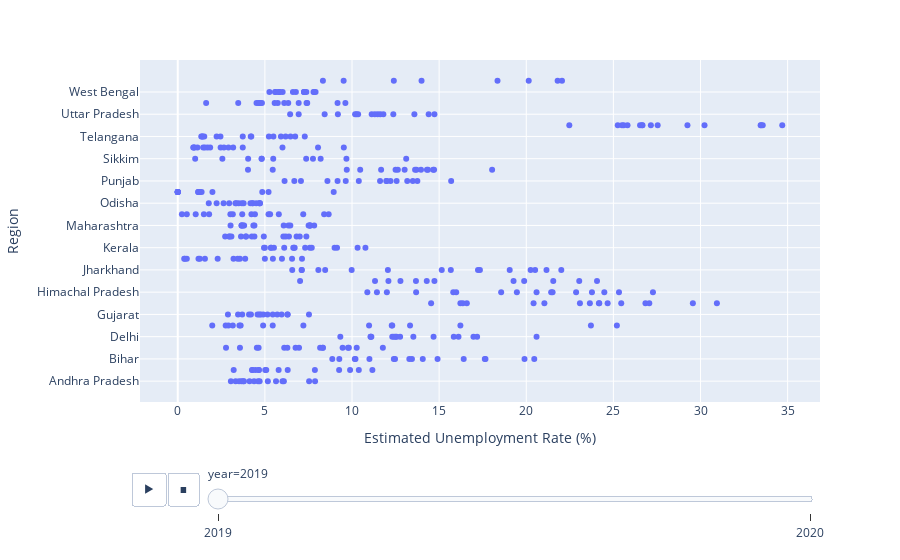

Here is the notebook cell this chart was saved with:
### Code cell
px.scatter(data_frame = df, x='Estimated Unemployment Rate (%)',
           y='Region',
           animation_frame='year')

### Figure 1 — Plotly figure (JSON) as saved in the notebook; plotly's stock layout.template omitted (floating-point values rounded to 4 significant figures; data arrays with more than 128 entries replaced by an {"elided": "..."} marker saying what was removed)
{"data": [{"hovertemplate": "year=2019<br>Estimated Unemployment Rate (%)=%{x}<br>Region=%{y}<extra></extra>", "legendgroup": "", "marker": {"color": "#636efa", "symbol": "circle"}, "mode": "markers", "name": "", "orientation": "h", "showlegend": false, "type": "scatter", "x": {"elided": "430 float values"}, "xaxis": "x", "y": {"elided": "430 str values"}, "yaxis": "y"}], "layout": {"legend": {"tracegroupgap": 0}, "margin": {"t": 60}, "sliders": [{"active": 0, "currentvalue": {"prefix": "year="}, "len": 0.9, "pad": {"b": 10, "t": 60}, "steps": [{"args": [["2019"], {"frame": {"duration": 0, "redraw": false}, "fromcurrent": true, "mode": "immediate", "transition": {"duration": 0, "easing": "linear"}}], "label": "2019", "method": "animate"}, {"args": [["2020"], {"frame": {"duration": 0, "redraw": false}, "fromcurrent": true, "mode": "immediate", "transition": {"duration": 0, "easing": "linear"}}], "label": "2020", "method": "animate"}], "x": 0.1, "xanchor": "left", "y": 0, "yanchor": "top"}], "updatemenus": [{"buttons": [{"args": [null, {"frame": {"duration": 500, "redraw": false}, "fromcurrent": true, "mode": "immediate", "transition": {"duration": 500, "easing": "linear"}}], "label": "&#9654;", "method": "animate"}, {"args": [[null], {"frame": {"duration": 0, "redraw": false}, "fromcurrent": true, "mode": "immediate", "transition": {"duration": 0, "easing": "linear"}}], "label": "&#9724;", "method": "animate"}], "direction": "left", "pad": {"r": 10, "t": 70}, "showactive": false, "type": "buttons", "x": 0.1, "xanchor": "right", "y": 0, "yanchor": "top"}], "xaxis": {"anchor": "y", "domain": [0, 1], "title": {"text": "Estimated Unemployment Rate (%)"}}, "yaxis": {"anchor": "x", "domain": [0, 1], "title": {"text": "Region"}}}}
